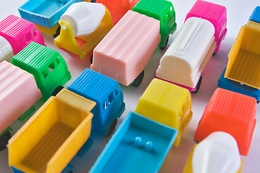
#> input picture src/trucks.jpg, 260 x 173 px, shrunk from 500 x 333 before the run; the run also reads 2 pictures not shown here
$ python Nal4.py
#> lines starting #> are read from the running program, lines starting #| are printed output that depends on the picture; after the words box and inside, x2 and y2 are one past the last pixel; in counts of white or black regions, pixels touching at a corner belong together
from matplotlib import pyplot as plt
import matplotlib.colors as cl
import numpy as np
import cv2 as cv

# a.)
RGB = np.asarray([255, 34, 126])

RGBn = (RGB / 255).astype(np.float32)
print(f'a.) Target value: {cl.rgb_to_hsv(RGBn)}')

Chigh = np.max(RGBn)
Clow = np.min(RGBn)
delta = Chigh - Clow

Rt = (Chigh - RGBn[0]) / delta
Gt = (Chigh - RGBn[1]) / delta
Bt = (Chigh - RGBn[2]) / delta

# H calc
Ht = 0.0
if delta == 0:
    pass
elif Chigh == RGBn[0]:
    Ht = Bt - Gt
elif Chigh == RGBn[1]:
    Ht = Rt - Bt + 2
elif Chigh == RGBn[2]:
    Ht = Gt - Rt + 4

Hhsv = 0.0
if Ht < 0:
    Hhsv = 1/6 * (Ht + 6)
else:
    Hhsv = 1/6 * Ht

# S calc
Shsv = 0.0

if Chigh > 0:
    Shsv = delta / Chigh
else:
    Shsv = 0

# V calc
Vhsv = Chigh / 1.0

print(f'What i got: {Hhsv}, {Shsv}, {Vhsv}\n')

# b.)
HSV = np.asarray([0.65, 0.7, 0.15])
print(f'b.) Target value: {cl.hsv_to_rgb(HSV) * 255}')

Ht = (6 * HSV[0]) % 6
c1 = np.floor(Ht)
c2 = Ht - c1

x = (1.0 - HSV[1]) * HSV[2]
y = (1.0 - (HSV[1] * c2)) * HSV[2]
z = (1.0 - (HSV[1] * (1.0 - c2))) * HSV[2]
v = HSV[2]

RGBt = np.zeros(3, dtype=np.float32)

match c1:
    case 0:
        RGBt = [v, z, x]
    case 1:
        RGBt = [y, v, x]
    case 2:
        RGBt = [x, v, z]
    case 3:
        RGBt = [x, y, v]
    case 4:
        RGBt = [z, x, v]
    case 5:
        RGBt = [v, x, y]

R = np.minimum(np.round(256.0 * RGBt[0]), 255.0)
G = np.minimum(np.round(256.0 * RGBt[1]), 255.0)
B = np.minimum(np.round(256.0 * RGBt[2]), 255.0)

print(f'What i got: {R}, {G}, {B}\n')

# c)
imT = cv.imread('./src/trucks.jpg')
#> imT is the input picture: shape (173, 260, 3); mean B, G, R 124.9, 144.4, 155
# im = cv2.cvtColor(im, cv2.COLOR_BGR2RGB)
imT = imT[..., ::-1]

imR = imT[..., 0]
imG = imT[..., 1]
imB = imT[..., 2]

plt.subplot(2, 4, 1)
plt.imshow(imT)
plt.title('RGB')

plt.subplot(2, 4, 2)
plt.imshow(imR, cmap='gray')
plt.title('Rdeca')

plt.subplot(2, 4, 3)
plt.imshow(imG, cmap='gray')
plt.title('Zelena')

plt.subplot(2, 4, 4)
plt.imshow(imB, cmap='gray')
plt.title('Modra')
plt.suptitle('c')

im = imT.astype(np.float32)
im = im / 255
im = cv.cvtColor(im, cv.COLOR_RGB2HSV)
#> im: shape (173, 260, 3) float32; mean H, S, V 148.8, 0.6, 0.8
im[..., 0] = im[..., 0] / 360
#> im: shape (173, 260, 3) float32; mean H, S, V 0.413, 0.558, 0.753

# Reprenzentacija barve
imH = im[..., 0]
# Koliko je barva "umazna" 1.0 cista, 0.0 zelo bela/veliko sive
imS = im[..., 1]
# Koliko je barva svetla 0.0 crna 1.0 bela
imV = im[..., 2]

plt.subplot(2, 4, 6)
plt.imshow(imH, cmap='hsv', vmin=0.0, vmax=1.0)
plt.title('Hue')

plt.subplot(2, 4, 7)
plt.imshow(imS, cmap='gray', vmin=0.0, vmax=1.0)
plt.title('Saturation')

plt.subplot(2, 4, 8)
plt.imshow(imV, cmap='gray', vmin=0.0, vmax=1.0)
plt.title('Value')

plt.waitforbuttonpress()
plt.close()

# d
_, BinImB = cv.threshold(imB, 150, 255, cv.THRESH_BINARY)
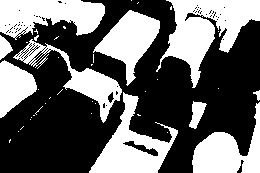
#> BinImB: shape (173, 260); 40.4% white; 41 white regions (31 under 20 px), largest, box (x1, y1, x2, y2) and area: (156, 0, 260, 88) 4043, (89, 92, 178, 173) 2842, (0, 0, 105, 40) 2837
plt.subplot(1, 2, 1)
plt.imshow(imT)
plt.subplot(1, 2, 2)
plt.imshow(BinImB, cmap='gray')
plt.suptitle('d')
plt.waitforbuttonpress()
plt.close()

# [14 lines of commented-out code are left out]

from matplotlib.widgets import Slider

imBn = imB / np.maximum(imT.astype(np.float32).sum(axis=2), 1)
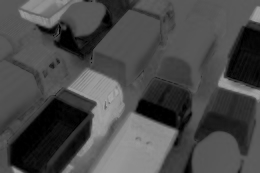
#> imBn: shape (173, 260) float32; min 0, max 0.656, mean 0.289

fig, (ax1, ax2) = plt.subplots(1, 2)
plt.subplots_adjust(bottom=0.2)
fig.suptitle('e')
ax1.imshow(imT)
shown = ax2.imshow(imBn > 0.5, cmap='gray', vmin=0, vmax=1)

slider = Slider(plt.axes([0.25, 0.05, 0.5, 0.04]), 'Prag', 0, 1, valinit=0.5, valstep=0.01)
slider.on_changed(lambda v: (shown.set_data(imBn > v), fig.canvas.draw_idle()))
plt.show()

# f

min = 124 / 255
max = 150 / 255

timT = (imH > min) & (imH < max)
#> timT: shape (173, 260) bool; 19.4% white; 66 white regions (56 under 20 px), largest, box (x1, y1, x2, y2) and area: (64, 68, 178, 173) 6417, (3, 0, 83, 28) 1233, (218, 73, 260, 101) 353

plt.subplot(2, 2, 1)
plt.imshow(imT)
plt.suptitle('f')

plt.subplot(2, 2, 2)
plt.imshow(timT, cmap='gray')

plt.subplot(2, 2, (3, 4))
plt.imshow(np.meshgrid(np.linspace(0, 1, 255), np.ones((10, 1)))[0],
cmap=plt.cm.hsv)
plt.suptitle('f')

plt.waitforbuttonpress()
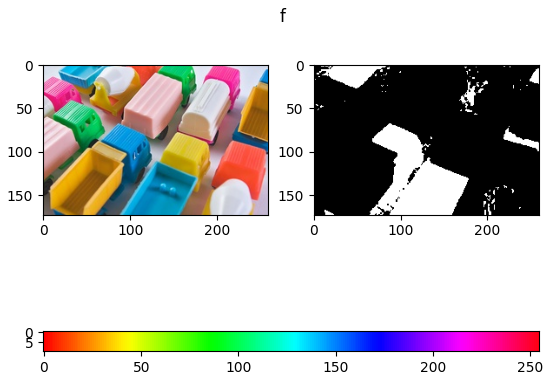
#> figure drawn by matplotlib, 3 panels
plt.close()


# g.)
from pathlib import Path
im = cv.imread('./src/apples.jpg')
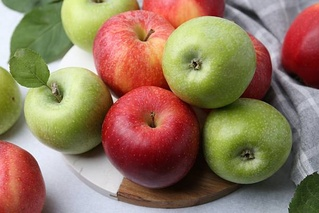
#> input picture src/apples.jpg, 319 x 213 px, shrunk from 612 x 408 before the run
#> im is the input picture: shape (213, 319, 3); mean B, G, R 93.2, 119.2, 145.8
im = im[:, :, ::-1]

im_hsv = cl.rgb_to_hsv((im / 255).astype(np.float32))
#> im_hsv: shape (213, 319, 3) float32; mean of channels 0, 1, 2 0.375, 0.448, 0.601
H = im_hsv[..., 0]

m_h = (H > 0.16) & (H < 0.25)
#> m_h: shape (213, 319) bool; 34.4% white; 27 white regions (22 under 20 px), largest, box (x1, y1, x2, y2) and area: (164, 17, 294, 192) 12463, (0, 8, 98, 153) 7885, (48, 0, 129, 68) 2300, (291, 174, 319, 213) 605, (53, 0, 59, 5) 21
m_hsv = (m_h) & (im_hsv[..., 1] > 0.15)
#> m_hsv: shape (213, 319) bool; 33.4% white; 16 white regions (11 under 20 px), largest, box (x1, y1, x2, y2) and area: (164, 17, 293, 188) 12266, (0, 8, 98, 153) 7661, (48, 0, 129, 61) 2132, (291, 174, 319, 213) 604, (53, 0, 59, 5) 21

plt.subplot(2, 2, (1, 2))
plt.imshow(im)
plt.title('Original')

plt.subplot(2, 2, 3)
plt.title('Samo hue')
plt.imshow(m_h, cmap='gray')

plt.subplot(2, 2, 4)
plt.title('se S')
plt.imshow(m_hsv, cmap='gray')
plt.suptitle('g part1')

plt.waitforbuttonpress()
plt.close()

# 0.026570046
# 0.9782609
# 0.033549782
# 0.97530866
# 0.99856323
# 0.011538462
# 0.011538462

m_h = (H > 0.95) | (H < 0.03)
#> m_h: shape (213, 319) bool; 26.7% white; 68 white regions (62 under 20 px), largest, box (x1, y1, x2, y2) and area: (91, 0, 204, 189) 11319, (0, 141, 52, 213) 2579, (279, 2, 319, 88) 2469, (243, 31, 278, 106) 1055, (194, 0, 226, 18) 436, (98, 154, 102, 166) 24
m_hsv = m_h & (im_hsv[..., 1] > 0.25)
#> m_hsv: shape (213, 319) bool; 25.7% white; 22 white regions (17 under 20 px), largest, box (x1, y1, x2, y2) and area: (93, 0, 204, 189) 11180, (0, 141, 48, 213) 2439, (280, 4, 319, 88) 2421, (243, 33, 273, 101) 971, (194, 0, 225, 18) 427

plt.subplot(2, 2, (1, 2))
plt.imshow(im)
plt.title('Original')

plt.subplot(2, 2, 3)
plt.title('Samo hue')
plt.imshow(m_h, cmap='gray')

plt.subplot(2, 2, 4)
plt.title('Se S')
plt.imshow(m_hsv, cmap='gray')
plt.suptitle('g_part2')

plt.waitforbuttonpress()
plt.close()

# 0.38020834
# 0.38505745
# 0.29166666
# 0.36507937
# 0.34397164
# 0.27777776
# 0.23333333
# 0.36666667

# plt.imshow(H, cmap='hsv', vmin=0, vmax=1)
# pts = plt.ginput(8)
# plt.close()
# for x, y in pts:
#     print(H[int(y), int(x)])

folder = Path(__file__).parent / 'src' / 'bottle'
files = sorted(folder.glob('*.jpg'))

i = 1

for file in files:
    im = cv.imread(file)
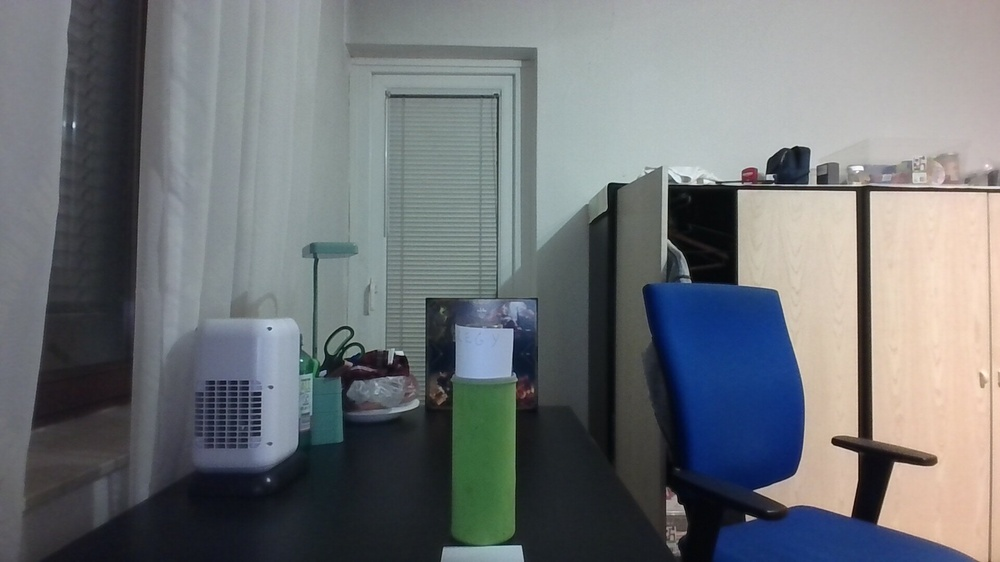
#> input picture src/bottle/2026-10-19-202233.jpg, 1000 x 562 px, shrunk from 1920 x 1080 before the run
#> im is the input picture: shape (562, 1000, 3); mean B, G, R 119.1, 116, 111.9
    im = im[..., ::-1]
    im_hsv = cl.rgb_to_hsv((im / 255).astype(np.float32))
#> im_hsv: shape (562, 1000, 3) float32; mean of channels 0, 1, 2 0.465, 0.19, 0.495

    H = im_hsv[..., 0]
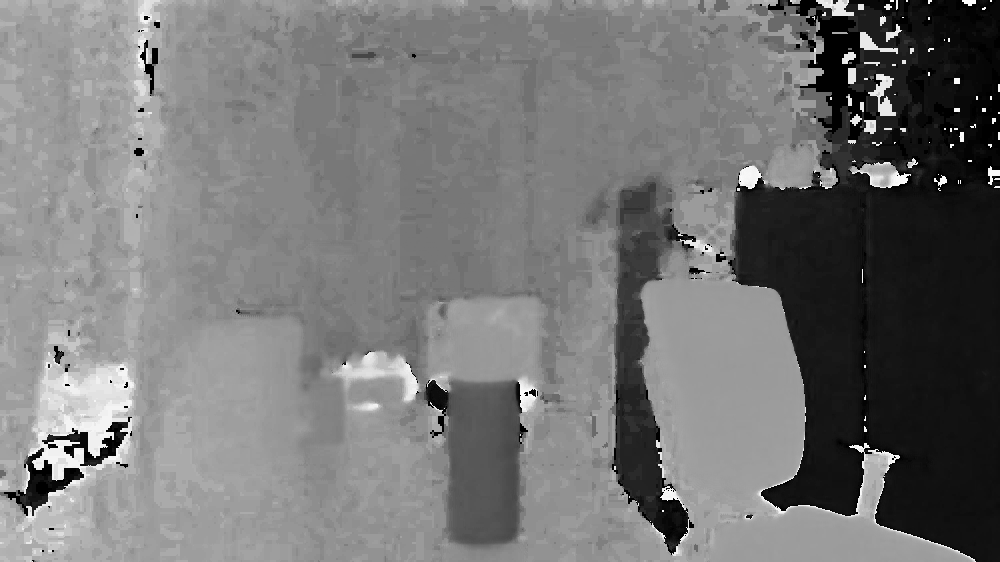
#> H: shape (562, 1000) float32; min 0, max 0.995, mean 0.465

    m_h = (H < 0.38) & (H > 0.27)
#> m_h: shape (562, 1000) bool; 2.5% white; 96 white regions (84 under 20 px), largest, box (x1, y1, x2, y2) and area: (447, 381, 520, 544) 10525, (615, 178, 674, 373) 2313, (592, 200, 610, 225) 125
    m_hsv = (m_h) & (im_hsv[..., 1] > 0.25)
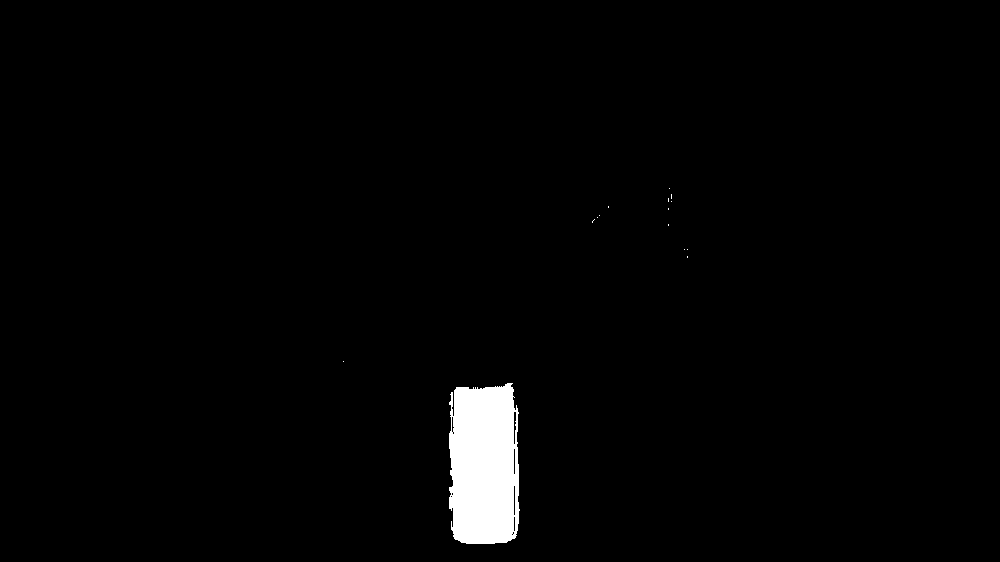
#> m_hsv: shape (562, 1000) bool; 1.8% white; 15 white regions (14 under 20 px), largest, box (x1, y1, x2, y2) and area: (449, 383, 520, 544) 10211

    plt.subplot(6, 2, i)
    plt.imshow(im)

    plt.subplot(6, 2, i+1)
    plt.imshow(m_hsv, cmap='gray')
    plt.suptitle('g_part3')

    i += 2
#> pass 2 of the loop `for file in files:`:
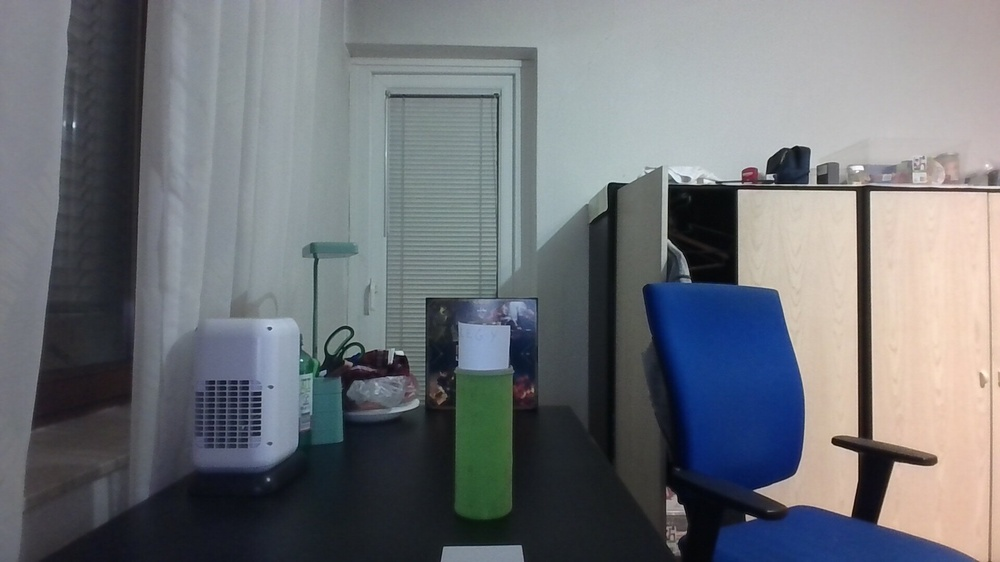
#> input picture src/bottle/2026-10-19-202322.jpg, 1000 x 562 px, shrunk from 1920 x 1080 before the run
#> im is the input picture: shape (562, 1000, 3); mean B, G, R 119.8, 114.9, 111.3
#> `m_h = (H < 0.38) & (H > 0.27)`:
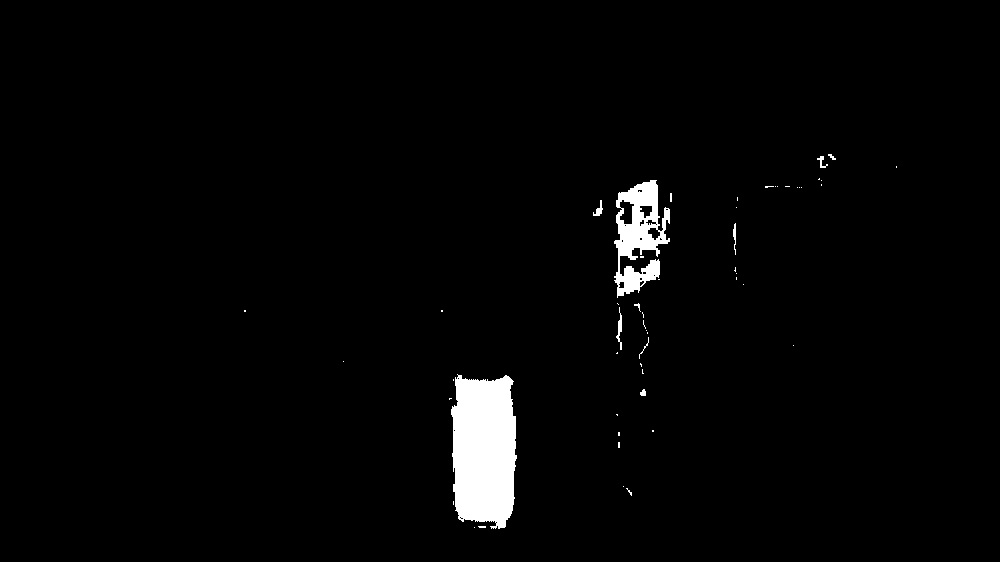
#> m_h: shape (562, 1000) bool; 2.2% white; 53 white regions (43 under 20 px), largest, box (x1, y1, x2, y2) and area: (451, 374, 517, 529) 8565, (614, 180, 670, 298) 3385, (616, 307, 622, 350) 105
#> `m_hsv = (m_h) & (im_hsv[..., 1] > 0.25)`:
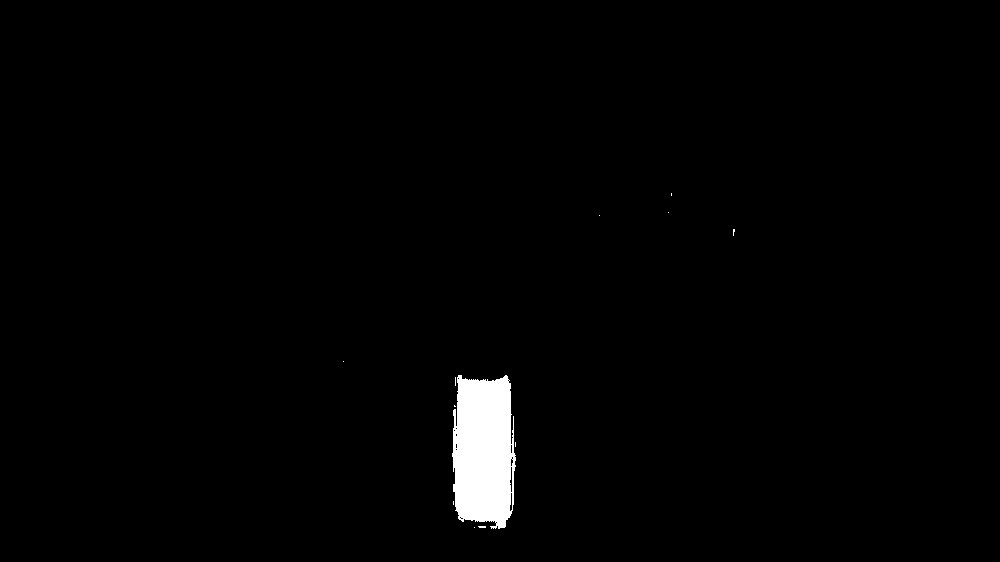
#> m_hsv: shape (562, 1000) bool; 1.5% white; 12 white regions (11 under 20 px), largest, box (x1, y1, x2, y2) and area: (452, 375, 516, 529) 8210
#> pass 3 of the loop `for file in files:`:
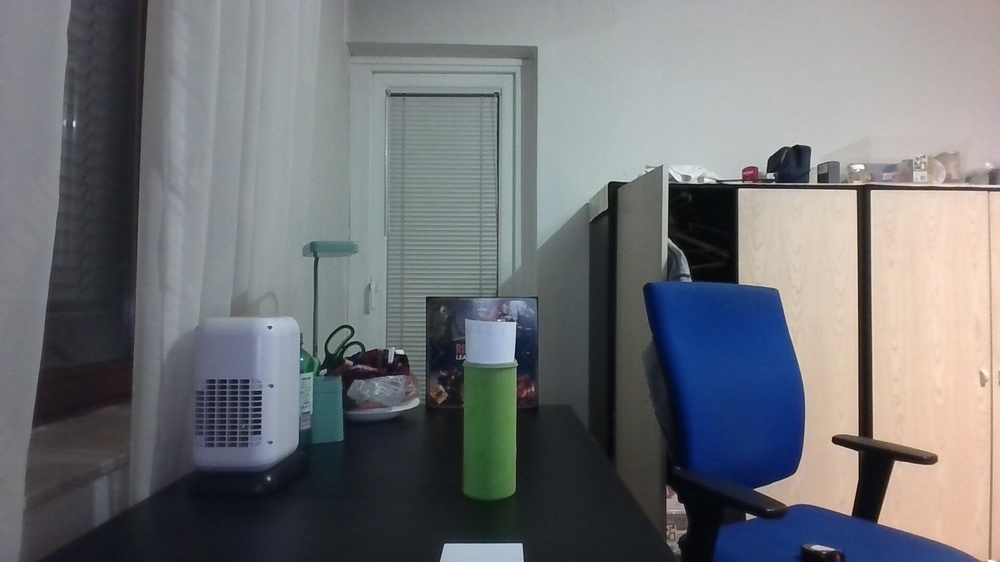
#> input picture src/bottle/2026-10-19-203258.jpg, 1000 x 562 px, shrunk from 1920 x 1080 before the run
#> im is the input picture: shape (562, 1000, 3); mean B, G, R 118.8, 115.4, 113.1
#> `m_h = (H < 0.38) & (H > 0.27)`:
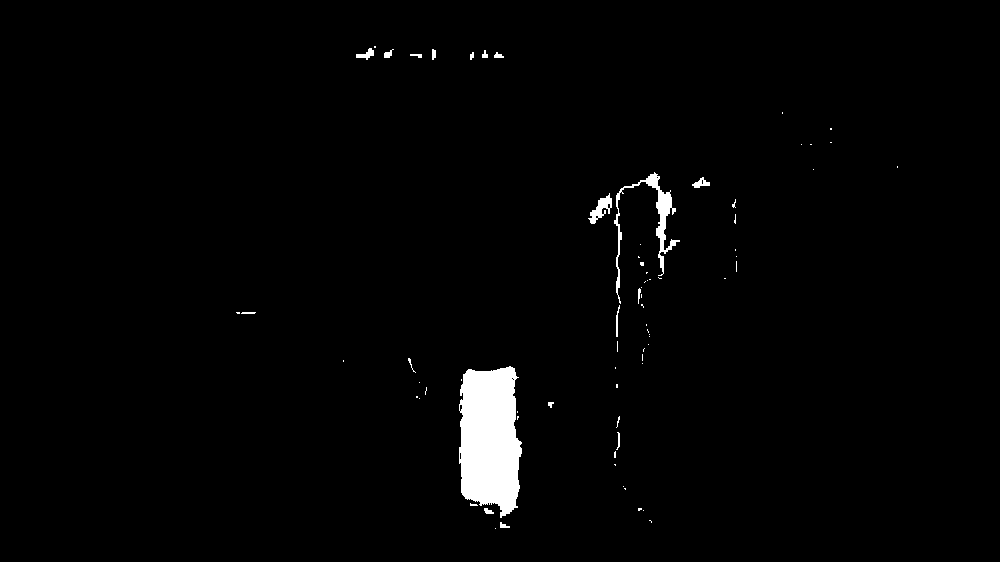
#> m_h: shape (562, 1000) bool; 1.8% white; 74 white regions (55 under 20 px), largest, box (x1, y1, x2, y2) and area: (459, 366, 522, 518) 7628, (614, 172, 680, 304) 1226, (588, 193, 612, 224) 307
#> `m_hsv = (m_h) & (im_hsv[..., 1] > 0.25)`:
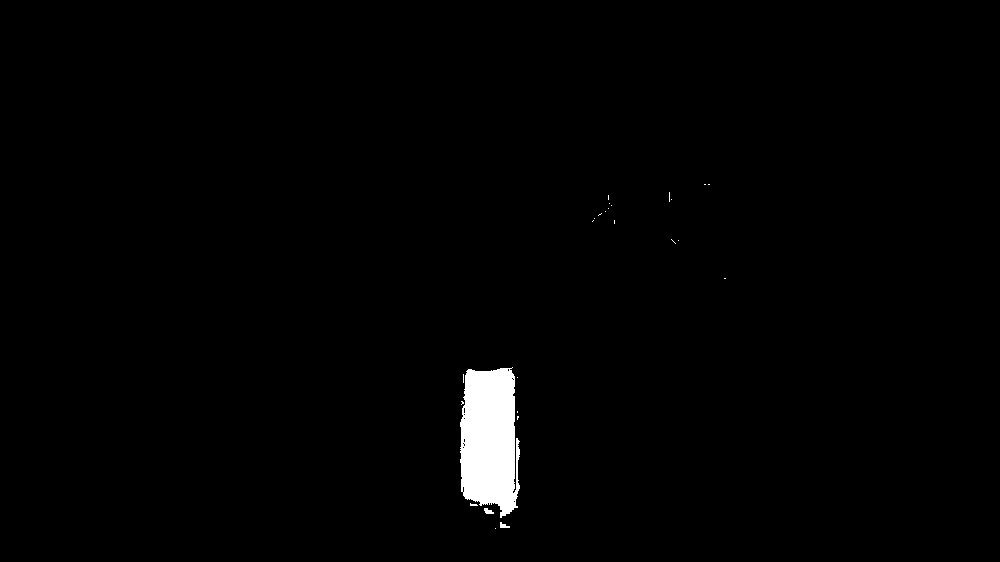
#> m_hsv: shape (562, 1000) bool; 1.3% white; 26 white regions (23 under 20 px), largest, box (x1, y1, x2, y2) and area: (460, 367, 520, 518) 7285, (484, 508, 494, 514) 40, (500, 522, 510, 528) 36

plt.show()

# h.)
def im_mask(im, bim):

    # im = np.where(bim[..., None], im, 0)
    return  im * bim[..., None]

im = cv.imread('./src/apples_640x360.jpg')
im = im[..., ::-1]

mask = cv.imread('./src/umbrellas.jpg', cv.IMREAD_GRAYSCALE)
mask = mask < 50
plt.subplot(1, 2, 1)
plt.imshow(im_mask(im, mask))

plt.subplot(1, 2, 2)
plt.imshow(mask, cmap='gray')
plt.suptitle('h')
plt.show()
